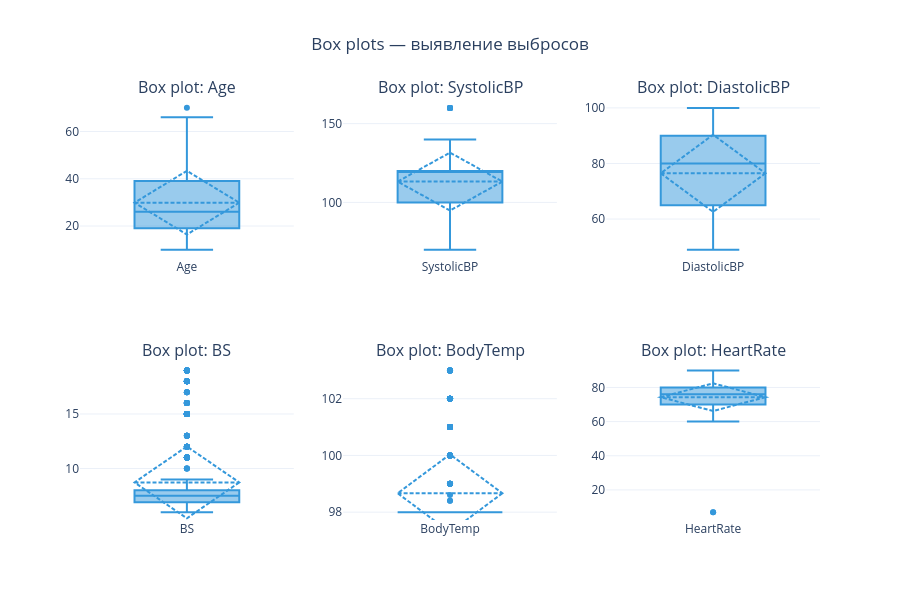

The notebook cell this image was saved under:
### Markdown cell above
## 5. Анализ выбросов

### Code cell
fig = plot_boxplots(df, numeric_cols)
fig.show()

### Figure 1 — Plotly figure (JSON) as saved in the notebook; plotly's stock layout.template omitted (floating-point values rounded to 4 significant figures; data arrays with more than 128 entries replaced by an {"elided": "..."} marker saying what was removed)
{"data": [{"boxmean": "sd", "hovertemplate": "<b>%{y:.2f}</b><extra></extra>", "marker": {"color": "#3498db"}, "name": "Age", "type": "box", "xaxis": "x", "y": {"elided": "1014 int values"}, "yaxis": "y"}, {"boxmean": "sd", "hovertemplate": "<b>%{y:.2f}</b><extra></extra>", "marker": {"color": "#3498db"}, "name": "SystolicBP", "type": "box", "xaxis": "x2", "y": {"elided": "1014 int values"}, "yaxis": "y2"}, {"boxmean": "sd", "hovertemplate": "<b>%{y:.2f}</b><extra></extra>", "marker": {"color": "#3498db"}, "name": "DiastolicBP", "type": "box", "xaxis": "x3", "y": {"elided": "1014 int values"}, "yaxis": "y3"}, {"boxmean": "sd", "hovertemplate": "<b>%{y:.2f}</b><extra></extra>", "marker": {"color": "#3498db"}, "name": "BS", "type": "box", "xaxis": "x4", "y": {"elided": "1014 float values"}, "yaxis": "y4"}, {"boxmean": "sd", "hovertemplate": "<b>%{y:.2f}</b><extra></extra>", "marker": {"color": "#3498db"}, "name": "BodyTemp", "type": "box", "xaxis": "x5", "y": {"elided": "1014 float values"}, "yaxis": "y5"}, {"boxmean": "sd", "hovertemplate": "<b>%{y:.2f}</b><extra></extra>", "marker": {"color": "#3498db"}, "name": "HeartRate", "type": "box", "xaxis": "x6", "y": {"elided": "1014 int values"}, "yaxis": "y6"}], "layout": {"annotations": [{"font": {"size": 16}, "showarrow": false, "text": "Box plot: Age", "x": 0.1444, "xanchor": "center", "xref": "paper", "y": 1, "yanchor": "bottom", "yref": "paper"}, {"font": {"size": 16}, "showarrow": false, "text": "Box plot: SystolicBP", "x": 0.5, "xanchor": "center", "xref": "paper", "y": 1, "yanchor": "bottom", "yref": "paper"}, {"font": {"size": 16}, "showarrow": false, "text": "Box plot: DiastolicBP", "x": 0.8556, "xanchor": "center", "xref": "paper", "y": 1, "yanchor": "bottom", "yref": "paper"}, {"font": {"size": 16}, "showarrow": false, "text": "Box plot: BS", "x": 0.1444, "xanchor": "center", "xref": "paper", "y": 0.375, "yanchor": "bottom", "yref": "paper"}, {"font": {"size": 16}, "showarrow": false, "text": "Box plot: BodyTemp", "x": 0.5, "xanchor": "center", "xref": "paper", "y": 0.375, "yanchor": "bottom", "yref": "paper"}, {"font": {"size": 16}, "showarrow": false, "text": "Box plot: HeartRate", "x": 0.8556, "xanchor": "center", "xref": "paper", "y": 0.375, "yanchor": "bottom", "yref": "paper"}], "height": 600, "showlegend": false, "title": {"text": "Box plots — выявление выбросов", "x": 0.5}, "xaxis": {"anchor": "y", "domain": [0, 0.2889]}, "xaxis2": {"anchor": "y2", "domain": [0.3556, 0.6444]}, "xaxis3": {"anchor": "y3", "domain": [0.7111, 1]}, "xaxis4": {"anchor": "y4", "domain": [0, 0.2889]}, "xaxis5": {"anchor": "y5", "domain": [0.3556, 0.6444]}, "xaxis6": {"anchor": "y6", "domain": [0.7111, 1]}, "yaxis": {"anchor": "x", "domain": [0.625, 1]}, "yaxis2": {"anchor": "x2", "domain": [0.625, 1]}, "yaxis3": {"anchor": "x3", "domain": [0.625, 1]}, "yaxis4": {"anchor": "x4", "domain": [0, 0.375]}, "yaxis5": {"anchor": "x5", "domain": [0, 0.375]}, "yaxis6": {"anchor": "x6", "domain": [0, 0.375]}}}
